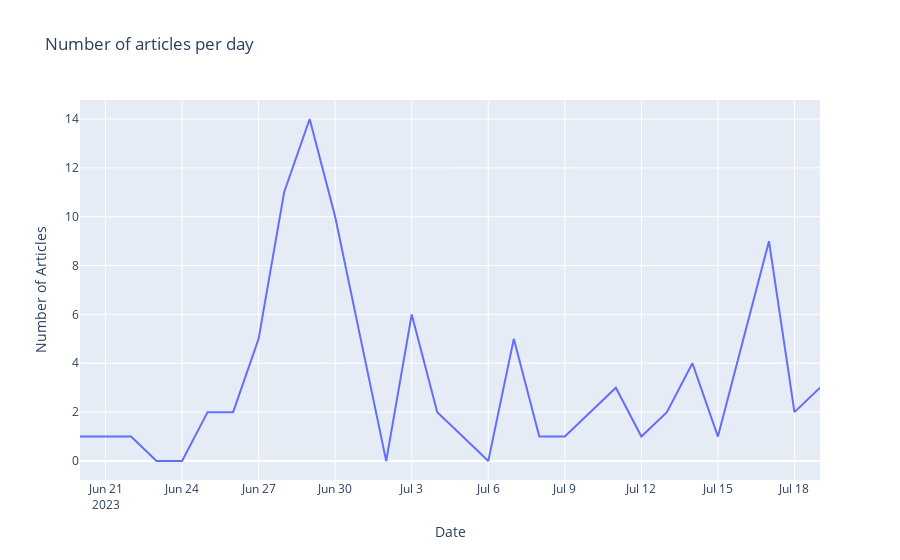

Source (notebook cell):
### Code cell
import plotly.graph_objects as go

# Create a plotly figure
fig = go.Figure(data=go.Scatter(x=daily_counts.index, y=daily_counts.values, mode='lines'))

# Update layout for better visualization
fig.update_layout(title='Number of articles per day',
                  xaxis_title='Date',
                  yaxis_title='Number of Articles')

# Show the plot
fig.show()

### Figure 1 — Plotly figure (JSON) as saved in the notebook; plotly's stock layout.template omitted (floating-point values rounded to 4 significant figures)
{"data": [{"mode": "lines", "type": "scatter", "x": ["2023-06-20T00:00:00+00:00", "2023-06-21T00:00:00+00:00", "2023-06-22T00:00:00+00:00", "2023-06-23T00:00:00+00:00", "2023-06-24T00:00:00+00:00", "2023-06-25T00:00:00+00:00", "2023-06-26T00:00:00+00:00", "2023-06-27T00:00:00+00:00", "2023-06-28T00:00:00+00:00", "2023-06-29T00:00:00+00:00", "2023-06-30T00:00:00+00:00", "2023-07-01T00:00:00+00:00", "2023-07-02T00:00:00+00:00", "2023-07-03T00:00:00+00:00", "2023-07-04T00:00:00+00:00", "2023-07-05T00:00:00+00:00", "2023-07-06T00:00:00+00:00", "2023-07-07T00:00:00+00:00", "2023-07-08T00:00:00+00:00", "2023-07-09T00:00:00+00:00", "2023-07-10T00:00:00+00:00", "2023-07-11T00:00:00+00:00", "2023-07-12T00:00:00+00:00", "2023-07-13T00:00:00+00:00", "2023-07-14T00:00:00+00:00", "2023-07-15T00:00:00+00:00", "2023-07-16T00:00:00+00:00", "2023-07-17T00:00:00+00:00", "2023-07-18T00:00:00+00:00", "2023-07-19T00:00:00+00:00"], "y": [1, 1, 1, 0, 0, 2, 2, 5, 11, 14, 10, 5, 0, 6, 2, 1, 0, 5, 1, 1, 2, 3, 1, 2, 4, 1, 5, 9, 2, 3]}], "layout": {"title": {"text": "Number of articles per day"}, "xaxis": {"title": {"text": "Date"}}, "yaxis": {"title": {"text": "Number of Articles"}}}}
